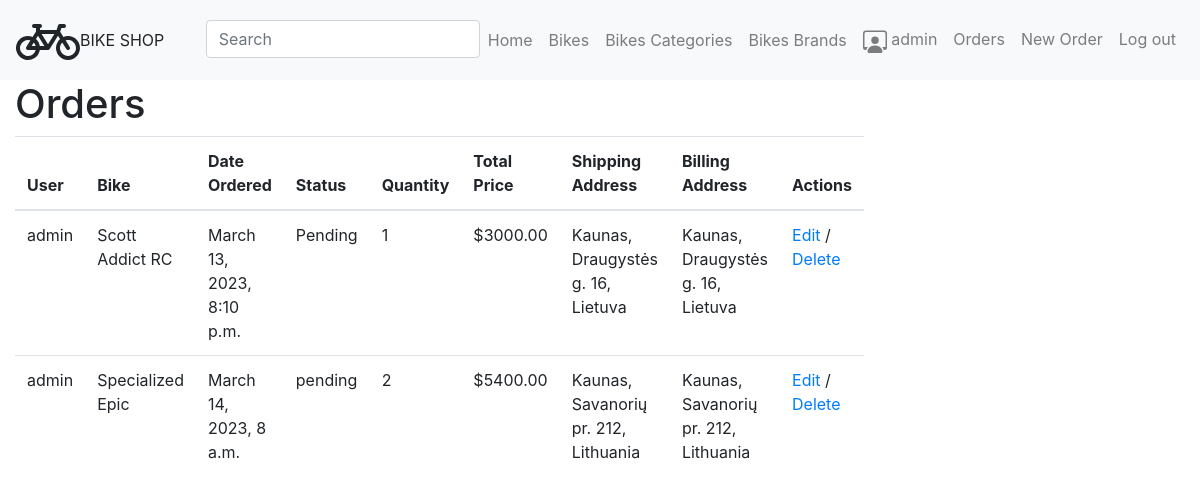
/bikeshop/orders/ (signed in), run on the app's committed database.
### bikeshop/models.py (models this page shows, shortened)
class Order(models.Model):
    STATUS_CHOICES = (
        ('Pending', 'Pending'),
        ('Out for delivery', 'Out for delivery'),
        ('Delivered', 'Delivered')
    )
    user = models.ForeignKey(User, on_delete=models.CASCADE)
    bike = models.ForeignKey(Bike, on_delete=models.CASCADE)
    date_ordered = models.DateTimeField(default=timezone.now)
    status = models.CharField(max_length=20, choices=STATUS_CHOICES, default='Pending')
    quantity = models.IntegerField(default=1)
    shipping_address = models.CharField(max_length=200)
    billing_address = models.CharField(max_length=200)
    @property
    def total_price(self):
        return self.bike.price * self.quantity

class Bike(models.Model):
    name = models.CharField(max_length=255)
    description = models.TextField()
    price = models.DecimalField(max_digits=8, decimal_places=2)
    image = models.ImageField(upload_to='bikes', null=True, blank=True)
    category = models.ForeignKey('Category', on_delete=models.PROTECT)
    brand = models.ForeignKey('Brand', on_delete=models.PROTECT)
    created_at = models.DateTimeField(auto_now_add=True)
    updated_at = models.DateTimeField(auto_now=True)
    quantity_available = models.PositiveIntegerField(default=0)

### bikeshop/views.py (the view)
# urls.py: path('orders/', views.OrderListView.as_view(), name='order_list'),
class OrderListView(LoginRequiredMixin, UserPassesTestMixin, generic.ListView):
    model = Order
    template_name = 'order_list.html'
    context_object_name = 'orders'
    ordering = ['-date_ordered']
    def test_func(self):
        return self.request.user.is_authenticated
    def get_queryset(self):
        return Order.objects.filter(user=self.request.user)

### bikeshop/templates/order_list.html
{% extends 'base.html' %}
{% block content %}
  <h1>Orders</h1>
  <table class="table">
    <thead>
      <tr>
        <th>User</th>
        <th>Bike</th>
        <th>Date Ordered</th>
        <th>Status</th>
        <th>Quantity</th>
        <th>Total Price</th>
        <th>Shipping Address</th>
        <th>Billing Address</th>
        <th>Actions</th>
      </tr>
    </thead>
    <tbody>
      {% for order in object_list %}
        <tr>
          <td>{{ order.user.username }}</td>
          <td>{{ order.bike.name }}</td>
          <td>{{ order.date_ordered }}</td>
          <td>{{ order.status }}</td>
          <td>{{ order.quantity }}</td>
          <td>${{ order.total_price }}</td>
          <td>{{ order.shipping_address }}</td>
          <td>{{ order.billing_address }}</td>
          <td>
            <a href="{% url 'order_update' order.id %}">Edit</a>
            /
            <a href="{% url 'order_delete' order.id %}">Delete</a>
          </td>
        </tr>
      {% endfor %}
    </tbody>
  </table>
{% endblock %}

### bikeshop/templates/base.html (shortened to what this page needs)
<!DOCTYPE html>
<html lang="en">
<head>
    {% load static %}
    <link rel="stylesheet" href="{% static 'css/styles.css' %}">
    <link rel="stylesheet" href="https://stackpath.bootstrapcdn.com/bootstrap/4.1.3/css/bootstrap.min.css"
>
    <link rel="stylesheet" href="https://cdnjs.cloudflare.com/ajax/libs/font-awesome/4.7.0/css/font-awesome.min.css">
</head>
<body>
<nav class="navbar navbar-expand-lg navbar-light bg-light">
    BIKE SHOP</a>
    <div class="collapse navbar-collapse" id="navbarResponsive">
        <ul class="navbar-nav ml-auto">
            <li>
                <form action="{% url 'search' %}" method="get" class="form-inline my-2 my-md-0">
                    <input name="query" class="form-control" type="text" placeholder="Search">
                </form>
            </li>
            <li class="nav-item"><a class="nav-link" href="{% url 'index' %}">Home</a></li>
            <li class="nav-item"><a class="nav-link" href="{% url 'bike_list' %}">Bikes</a></li>
            <li class="nav-item"><a class="nav-link" href="{% url 'category_list' %}">Bikes Categories</a></li>
            <li class="nav-item"><a class="nav-link" href="{% url 'brand_list' %}"> Bikes Brands</a></li>
        </ul>
        <ul class="navbar-nav ms-auto">
            {% if user.is_authenticated %}
            <li class="nav-item"><a class="nav-link" href="">
                {{ user.get_username }}</a></li>
            <li class="nav-item"><a class="nav-link" href="{% url 'order_list' %}">Orders</a></li>
            <li class="nav-item"><a class="nav-link" href="{% url 'order_create' %}"> New Order</a></li>
            <li class="nav-item"><a class="nav-link" href="{% url 'logout'%}">Log out</a></li>
            {% else %}
            <li class="nav-item"><a class="nav-link" href="{% url 'login' %}">Log in</a></li>
            <li class="nav-item"><a class="nav-link" href="{% url 'register' %}">Register</a></li>
            {% endif %}
        </ul>
    </div>
</nav>
<div class="col-sm-8 ">{% block content %}{% endblock %}</div>
</body>
</html>

### data on the page
Order: user.username "admin", bike.name "Scott Addict RC", date_ordered "March 13, 2023, 8:10 p.m.", status "Pending", quantity "1", total_price "3000.00", shipping_address "Kaunas, Draugystės g. 16, Lietuva", billing_address "Kaunas, Draugystės g. 16, Lietuva"
Order: user.username "admin", bike.name "Specialized Epic", date_ordered "March 14, 2023, 8 a.m.", status "pending", quantity "2", total_price "5400.00", shipping_address "Kaunas, Savanorių pr. 212, Lithuania", billing_address "Kaunas, Savanorių pr. 212, Lithuania"

### other printed values
{{ user.get_username }} "admin"
